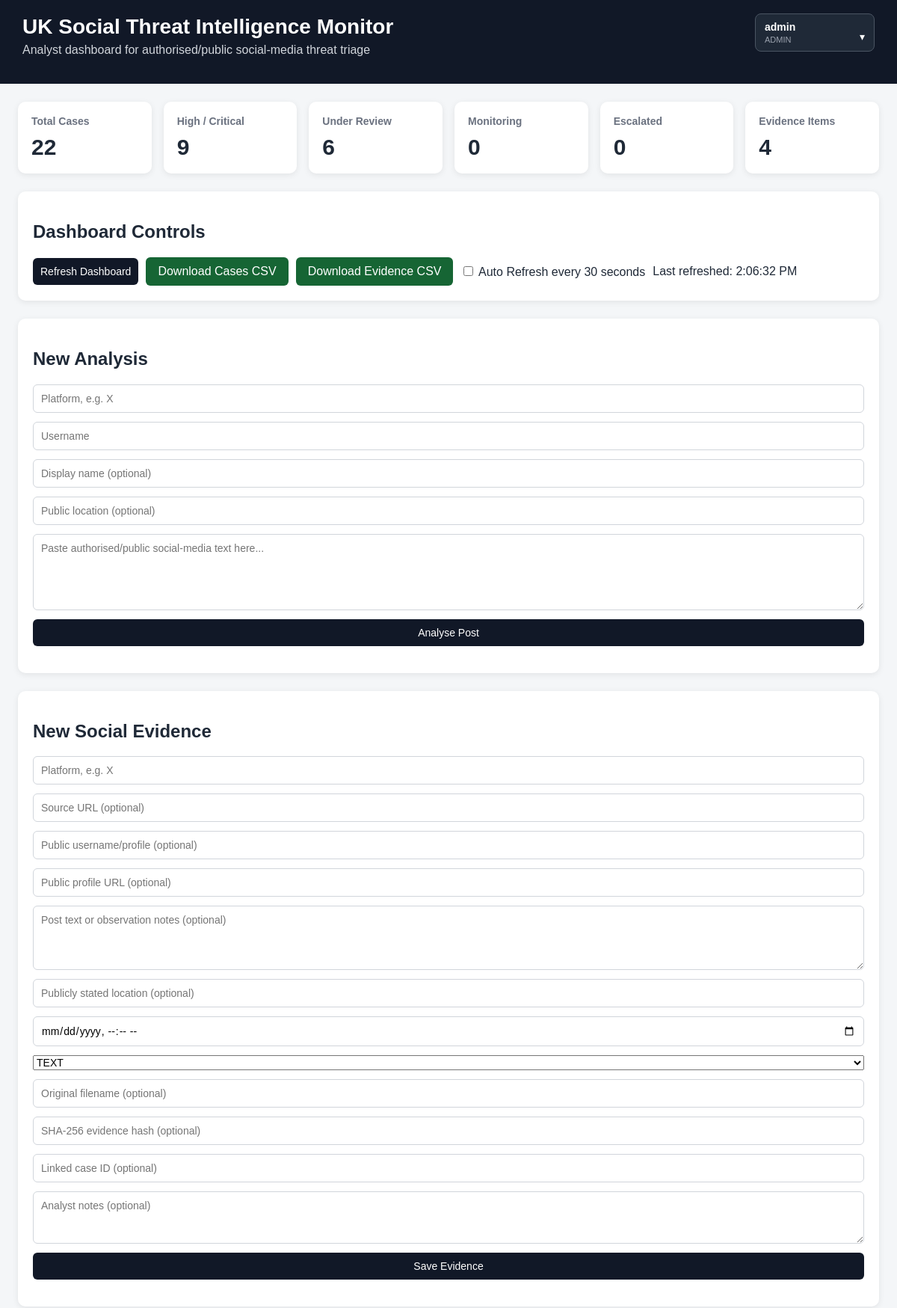
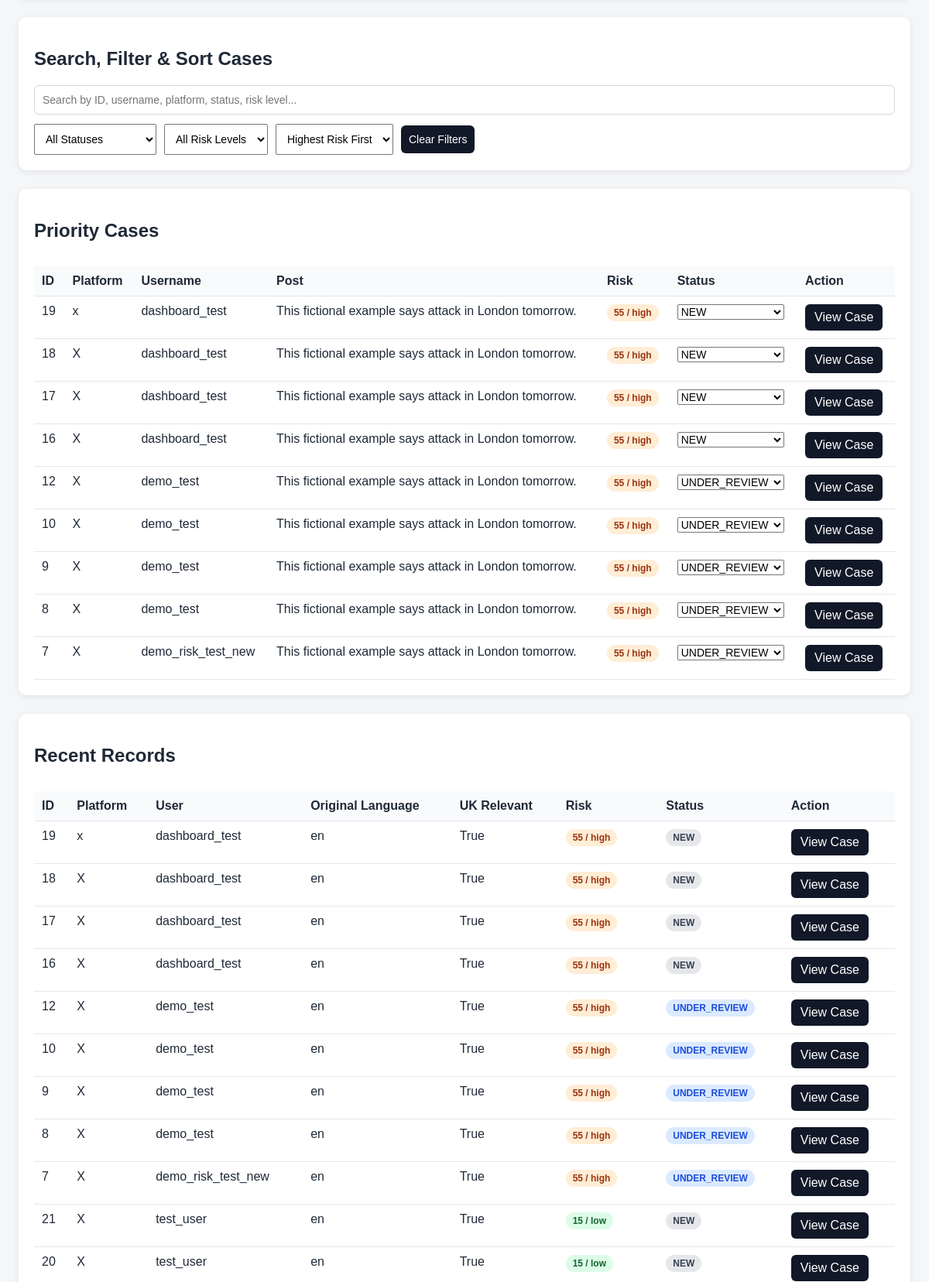
The app's page /dashboard (signed in, upper part) with its own data (2 pictures, top to bottom).
### tables this page shows
CREATE TABLE analysed_posts (
            id INTEGER PRIMARY KEY AUTOINCREMENT,
            platform TEXT NOT NULL,
            username TEXT NOT NULL,
            display_name TEXT,
            public_location TEXT,
            original_text TEXT NOT NULL,
            language TEXT,
            uk_relevant INTEGER,
            severity TEXT,
            detected_terms TEXT,
            human_review_required INTEGER,
            created_at TEXT NOT NULL
        , translated_text TEXT, translation_status TEXT, risk_score INTEGER, risk_level TEXT, risk_indicators TEXT, case_status TEXT DEFAULT 'NEW', analyst_notes TEXT, stored_filename TEXT, stored_path TEXT, content_type TEXT, file_size INTEGER, extracted_location TEXT, media_metadata TEXT, face_detection_summary TEXT, deleted_at TEXT, deleted_by TEXT);

### app/main.py (the view)
@app.get("/dashboard")
def dashboard(
    request: Request,
):
    user = get_current_user(
        request
    )
    if not user:
        return RedirectResponse(
            url="/login",
            status_code=303,
        )
    records = (
        get_all_records()
    )
    priority_records = (
        get_priority_records()
    )
    under_review = sum(
        1
        for record in records
        if (
            record[
                "case_status"
            ]
            == "UNDER_REVIEW"
        )
    )
    monitoring = sum(
        1
        for record in records
        if (
            record[
                "case_status"
            ]
            == "MONITORING"
        )
    )
    escalated = sum(
        1
        for record in records
        if (
            record[
                "case_status"
            ]
            == "ESCALATED"
        )
    )
    return templates.TemplateResponse(
        request,
        "dashboard.html",
        {
            "user":
                user,
            "total_cases":
                len(records),
            "priority_cases":
                len(
                    priority_records
                ),
            "under_review":
                under_review,
            "monitoring":
                monitoring,
            "escalated":
                escalated,
            "evidence_count":
                len(get_all_social_evidence()),
            "evidence_records":
                get_all_social_evidence()[:20],
            "deleted_evidence_records":
                get_deleted_social_evidence()[:20],
            "records":
                records[:20],
            "priority_records":
                priority_records,
        },
    )

### templates/dashboard.html (shortened to what this page needs)
<!DOCTYPE html>
<html lang="en">
<head>
</head>
<body>
<header>
    <h1>
        UK Social Threat Intelligence Monitor
    </h1>
    <p>
        Analyst dashboard for authorised/public
        social-media threat triage
    </p>
    <div class="account-menu">
        <button
            type="button"
            class="account-button"
            onclick="toggleAccountMenu()"
        >
            <span class="account-name">
                {{ user.username }}
            </span>
            <span class="account-role">
                {{ user.role }}
            </span>
            <span class="account-arrow">
                ▾
            </span>
        </button>
    </div>
</header>
<div class="container">
    <div class="cards">
        <div class="card">
            <h3>Total Cases</h3>
            <div class="number">
                {{ total_cases }}
            </div>
        </div>
        <div class="card">
            <h3>High / Critical</h3>
            <div class="number">
                {{ priority_cases }}
            </div>
        </div>
        <div class="card">
            <h3>Under Review</h3>
            <div class="number">
                {{ under_review }}
            </div>
        </div>
        <div class="card">
            <h3>Monitoring</h3>
            <div class="number">
                {{ monitoring }}
            </div>
        </div>
        <div class="card">
            <h3>Escalated</h3>
            <div class="number">
                {{ escalated }}
            </div>
        </div>
        <div class="card">
            <h3>Evidence Items</h3>
            <div class="number">
                {{ evidence_count }}
            </div>
        </div>
    </div>
    <div class="section">
        <h2>Dashboard Controls</h2>
        <div class="filter-row">
            <button
                type="button"
                onclick="refreshDashboard()"
            >
                Refresh Dashboard
            </button>
            <a
                class="download-button"
                href="/export/cases.csv"
            >
                Download Cases CSV
            </a>
            <a
                class="download-button"
                href="/export/evidence.csv"
            >
                Download Evidence CSV
            </a>
            <label>
                <input
                    type="checkbox"
                    id="autoRefreshToggle"
                    onchange="toggleAutoRefresh()"
                >
                Auto Refresh every 30 seconds
            </label>
            <span id="lastRefreshTime"></span>
        </div>
    </div>
    <div class="section">
        <h2>New Analysis</h2>
        <div
            style="
                display: grid;
                gap: 12px;
            "
        >
            <input
                type="text"
                id="platformInput"
                placeholder="Platform, e.g. X"
            >
            <input
                type="text"
                id="usernameInput"
                placeholder="Username"
            >
            <input
                type="text"
                id="displayNameInput"
                placeholder="Display name (optional)"
            >
            <input
                type="text"
                id="locationInput"
                placeholder="Public location (optional)"
            >
            <textarea
                id="postTextInput"
                rows="5"
                placeholder="Paste authorised/public social-media text here..."
            ></textarea>
            <button
                type="button"
                onclick="analysePost()"
            >
                Analyse Post
            </button>
        </div>
    </div>
    <div class="section">
        <h2>New Social Evidence</h2>
        <div
            style="
                display: grid;
                gap: 12px;
            "
        >
            <input
                type="text"
                id="evidencePlatformInput"
                placeholder="Platform, e.g. X"
            >
            <input
                type="url"
                id="evidenceSourceUrlInput"
                placeholder="Source URL (optional)"
            >
            <input
                type="text"
                id="evidenceUsernameInput"
                placeholder="Public username/profile (optional)"
            >
            <input
                type="url"
                id="evidenceProfileUrlInput"
                placeholder="Public profile URL (optional)"
            >
            <textarea
                id="evidencePostTextInput"
                rows="4"
                placeholder="Post text or observation notes (optional)"
            ></textarea>
            <input
                type="text"
                id="evidenceLocationInput"
                placeholder="Publicly stated location (optional)"
            >
            <input
                type="datetime-local"
                id="evidenceObservedAtInput"
            >
            <select id="evidenceTypeInput">
                <option value="TEXT">TEXT</option>
            </select>
            <input
                type="text"
                id="evidenceFilenameInput"
                placeholder="Original filename (optional)"
            >
            <input
                type="text"
                id="evidenceHashInput"
                placeholder="SHA-256 evidence hash (optional)"
            >
            <input
                type="number"
                id="evidenceCaseIdInput"
                placeholder="Linked case ID (optional)"
            >
            <textarea
                id="evidenceNotesInput"
                rows="3"
                placeholder="Analyst notes (optional)"
            ></textarea>
            <button
                type="button"
                onclick="createEvidence()"
            >
                Save Evidence
            </button>
        </div>
    </div>
    <div class="section">
        <h2>
            Search, Filter & Sort Cases
        </h2>
        <input
            type="text"
            id="searchInput"
            placeholder="Search by ID, username, platform, status, risk level..."
            onkeyup="filterTables()"
            style="
                width: 100%;
                padding: 10px;
                margin-bottom: 12px;
                box-sizing: border-box;
            "
        >
        <div class="filter-row">
            <select
                id="statusFilter"
                onchange="filterTables()"
            >
                <option value="">
                    All Statuses
                </option>
            </select>
            <select
                id="riskFilter"
                onchange="filterTables()"
            >
                <option value="">
                    All Risk Levels
                </option>
            </select>
            <select
                id="sortCases"
                onchange="sortTables()"
            >
                <option value="risk_desc">
                    Highest Risk First
                </option>
            </select>
            <button
                type="button"
                onclick="clearFilters()"
            >
                Clear Filters
            </button>
        </div>
    </div>
    <div class="section">
        <h2>Priority Cases</h2>
        <div class="table-wrapper">
            <table id="priorityTable">
                <thead>
                    <tr>
                        <th>ID</th>
                        <th>Platform</th>
                        <th>Username</th>
                        <th>Post</th>
                        <th>Risk</th>
                        <th>Status</th>
                        <th>Action</th>
                    </tr>
                </thead>
                <tbody>
                    {% for record in priority_records %}
                    <tr
                        data-id="{{ record.id }}"
                        data-risk="{{ record.risk_score }}"
                        data-created="{{ record.created_at }}"
                        data-status="{{ record.case_status|lower }}"
                    >
                        <td>
                            {{ record.id }}
                        </td>
                        <td>
                            {{ record.platform }}
                        </td>
                        <td>
                            {{ record.username }}
                        </td>
                        <td>
                            {{ record.translated_text or record.original_text }}
                        </td>
                        <td>
                            <span
                                class="risk-badge risk-{{ record.risk_level }}"
                            >
                                {{ record.risk_score }}
                                /
                                {{ record.risk_level }}
                            </span>
                        </td>
                        <td>
                            <select
                                onchange="updateStatus(
                                    {{ record.id }},
                                    this.value
                                )"
                            >
                                <option
                                    value="NEW"
                                    {% if record.case_status == "NEW" %}selected{% endif %}
                                >
                                    NEW
                                </option>
                                <option
                                    value="UNDER_REVIEW"
                                    {% if record.case_status == "UNDER_REVIEW" %}selected{% endif %}
                                >
                                    UNDER_REVIEW
                                </option>
                            </select>
                        </td>
                        <td>
                            <a
                                class="action-button"
                                href="/cases/{{ record.id }}"
                            >
                                View Case
                            </a>
                        </td>
                    </tr>
                    {% endfor %}
                </tbody>
            </table>
        </div>
    </div>
    <div class="section">
        <h2>Recent Records</h2>
        <div class="table-wrapper">
            <table id="recordsTable">
                <thead>
                    <tr>
                        <th>ID</th>
                        <th>Platform</th>
                        <th>User</th>
                        <th>Original Language</th>
                        <th>UK Relevant</th>
                        <th>Risk</th>
                        <th>Status</th>
                        <th>Action</th>
                    </tr>
                </thead>
                <tbody>
                    {% for record in records %}
                    <tr
                        data-id="{{ record.id }}"
                        data-risk="{{ record.risk_score }}"
                        data-created="{{ record.created_at }}"
                        data-status="{{ record.case_status|lower }}"
                    >
                        <td>
                            {{ record.id }}
                        </td>
                        <td>
                            {{ record.platform }}
                        </td>
                        <td>
                            {{ record.username }}
                        </td>
                        <td>
                            {{ record.language }}
                        </td>
                        <td>
                            {{ record.uk_relevant }}
                        </td>
                        <td>
                            <span
                                class="risk-badge risk-{{ record.risk_level }}"
                            >
                                {{ record.risk_score }}
                                /
                                {{ record.risk_level }}
                            </span>
                        </td>
                        <td>
                            <span
                                class="status-badge status-{{ record.case_status|lower }}"
                            >
                                {{ record.case_status }}
                            </span>
                        </td>
                        <td>
                            <a
                                class="action-button"
                                href="/cases/{{ record.id }}"
                            >
                                View Case
                            </a>
                        </td>
                    </tr>
                    {% endfor %}
                </tbody>
            </table>
        </div>
    </div>
</div>
</body>
</html>

### records on screen
analysed_posts: id "19", platform "x", username "dashboard_test", translated_text "This fictional example says attack in London tomorrow.", risk_score "55", risk_level "high", case_status+id "NEW", language "en", uk_relevant "True", case_status "NEW"
analysed_posts: id "18", platform "X", username "dashboard_test", translated_text "This fictional example says attack in London tomorrow.", risk_score "55", risk_level "high", case_status+id "NEW", language "en", uk_relevant "True", case_status "NEW"
analysed_posts: id "17", platform "X", username "dashboard_test", translated_text "This fictional example says attack in London tomorrow.", risk_score "55", risk_level "high", case_status+id "NEW", language "en", uk_relevant "True", case_status "NEW"
analysed_posts: id "16", platform "X", username "dashboard_test", translated_text "This fictional example says attack in London tomorrow.", risk_score "55", risk_level "high", case_status+id "NEW", language "en", uk_relevant "True", case_status "NEW"
analysed_posts: id "12", platform "X", username "demo_test", translated_text "This fictional example says attack in London tomorrow.", risk_score "55", risk_level "high", case_status+id "UNDER_REVIEW", language "en", uk_relevant "True", case_status "UNDER_REVIEW"
analysed_posts: id "10", platform "X", username "demo_test", translated_text "This fictional example says attack in London tomorrow.", risk_score "55", risk_level "high", case_status+id "UNDER_REVIEW", language "en", uk_relevant "True", case_status "UNDER_REVIEW"
analysed_posts: id "9", platform "X", username "demo_test", translated_text "This fictional example says attack in London tomorrow.", risk_score "55", risk_level "high", case_status+id "UNDER_REVIEW", language "en", uk_relevant "True", case_status "UNDER_REVIEW"
analysed_posts: id "8", platform "X", username "demo_test", translated_text "This fictional example says attack in London tomorrow.", risk_score "55", risk_level "high", case_status+id "UNDER_REVIEW", language "en", uk_relevant "True", case_status "UNDER_REVIEW"
analysed_posts: id "7", platform "X", username "demo_risk_test_new", translated_text "This fictional example says attack in London tomorrow.", risk_score "55", risk_level "high", case_status+id "UNDER_REVIEW", language "en", uk_relevant "True", case_status "UNDER_REVIEW"
analysed_posts: id "21", platform "X", username "test_user", language "en", uk_relevant "True", risk_score "15", risk_level "low", case_status "NEW"
analysed_posts: id "20", platform "X", username "test_user", language "en", uk_relevant "True", risk_score "15", risk_level "low", case_status "NEW"

### other values on screen
{{ user.username }} "admin"
{{ user.role }} "ADMIN"
{{ total_cases }} "22"
{{ priority_cases }} "9"
{{ under_review }} "6"
{{ monitoring }} "0"
{{ escalated }} "0"
{{ evidence_count }} "4"
